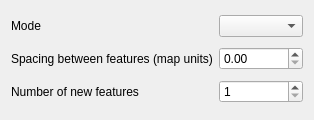
<?xml version="1.0" encoding="UTF-8"?>
<ui version="4.0">
 <class>QgsFeatureArrayUserInputBase</class>
 <widget class="QWidget" name="QgsFeatureArrayUserInputBase">
  <property name="geometry">
   <rect>
    <x>0</x>
    <y>0</y>
    <width>312</width>
    <height>120</height>
   </rect>
  </property>
  <property name="sizePolicy">
   <sizepolicy hsizetype="MinimumExpanding" vsizetype="MinimumExpanding">
    <horstretch>0</horstretch>
    <verstretch>0</verstretch>
   </sizepolicy>
  </property>
  <property name="windowTitle">
   <string notr="true">Form</string>
  </property>
  <layout class="QGridLayout" name="gridLayout">
   <item row="1" column="2">
    <widget class="QgsDoubleSpinBox" name="mFeatureSpacingSpinBox">
     <property name="sizePolicy">
      <sizepolicy hsizetype="MinimumExpanding" vsizetype="Fixed">
       <horstretch>0</horstretch>
       <verstretch>0</verstretch>
      </sizepolicy>
     </property>
     <property name="minimum">
      <double>0.000000000000000</double>
     </property>
     <property name="maximum">
      <double>999999.989999999990687</double>
     </property>
    </widget>
   </item>
   <item row="3" column="0">
    <widget class="QLabel" name="mFeatureCountLabel">
     <property name="enabled">
      <bool>true</bool>
     </property>
     <property name="text">
      <string>Number of new features</string>
     </property>
     <property name="wordWrap">
      <bool>true</bool>
     </property>
    </widget>
   </item>
   <item row="3" column="2">
    <widget class="QSpinBox" name="mFeatureCountSpinBox">
     <property name="maximum">
      <number>200</number>
     </property>
     <property name="minimum">
      <number>1</number>
     </property>
    </widget>
   </item>
   <item row="1" column="0">
    <widget class="QLabel" name="mFeatureSpacingLabel">
     <property name="text">
      <string>Spacing between features (map units)</string>
     </property>
     <property name="buddy">
      <cstring>mFeatureSpacingSpinBox</cstring>
     </property>
    </widget>
   </item>
   <item row="0" column="2">
    <widget class="QComboBox" name="mModeComboBox"/>
   </item>
   <item row="0" column="0">
    <widget class="QLabel" name="mModeLabel">
     <property name="text">
      <string>Mode</string>
     </property>
    </widget>
   </item>
  </layout>
 </widget>
 <customwidgets>
  <customwidget>
   <class>QgsDoubleSpinBox</class>
   <extends>QDoubleSpinBox</extends>
   <header>qgsdoublespinbox.h</header>
  </customwidget>
 </customwidgets>
 <resources>
  <include location="../../images/images.qrc"/>
 </resources>
 <connections/>
</ui>
